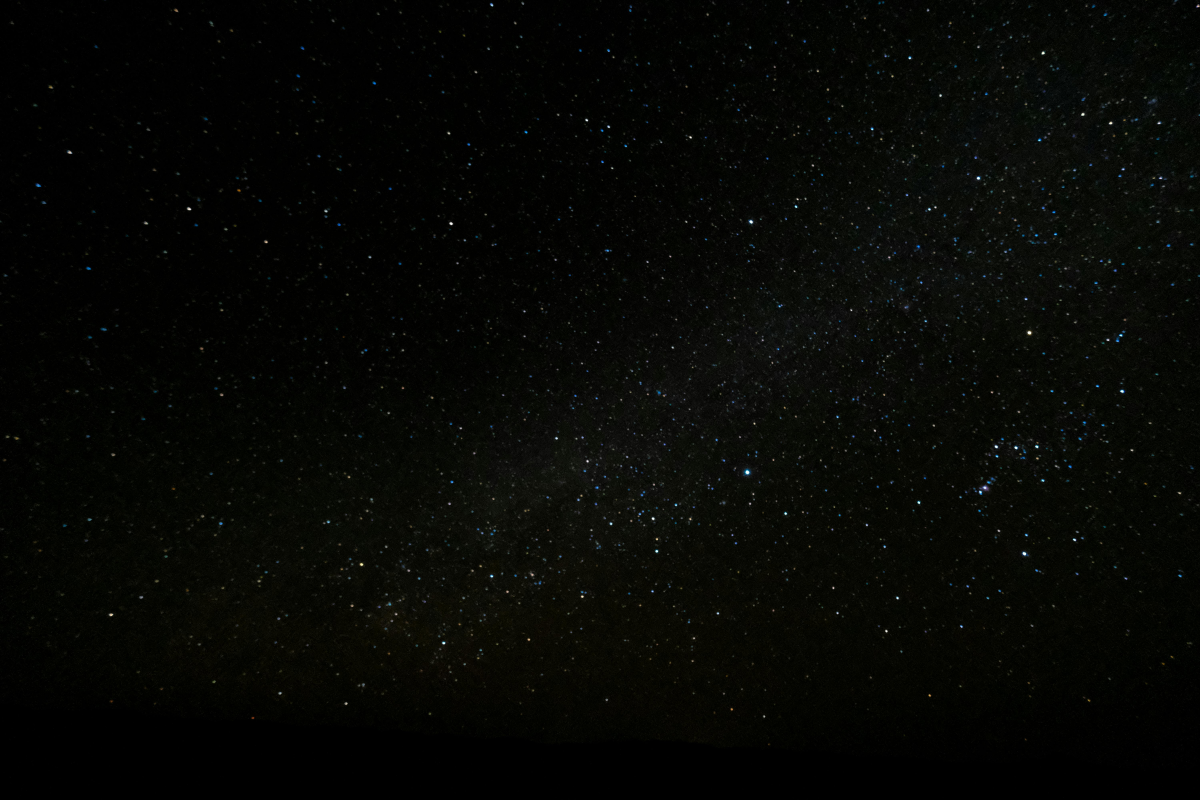
#> input picture Python/pexels-francesco-ungaro-998641.jpg, 6000 x 4000 px (shown at 1/5 size)
$ python main.py
#> lines starting #> are read from the running program, lines starting #| are printed output that depends on the picture
### Python/body_problem.py
# %%
import numpy as np

#This might be a boy problem
def body_problem(vector, C):
    F = np.zeros(24)
    F[0:11] = vector[12:23]  # Velocity components
    num_planet = int(np.sqrt(len(C)))

    for n in range(num_planet):
        r_vec = vector[3*n:3*(n+1)]  # Slice vector for 3D position
        r = np.linalg.norm(r_vec)  # Calculate the distance
        F[12+3*n:15+3*n] =  (-np.sum(C[4*n:4*(n+1)]) / np.abs((r**3))) * r_vec # Correctly update F with acceleration components
    return F

# [6 lines of commented-out code are left out]

def calculating_C(M):
    C = []
    AU = 149597870700
    TU = 86400
    G = 6.67430e-11

    for reference_planet in range(1,len(M)):
        for planet in range(len(M)):
            if reference_planet == planet:
                continue
            else:
                C.append(((G * M[planet]) * (TU ** 2) / (((M[reference_planet] / M[planet]) + 1) ** 2)) / (AU ** 3))
    return C

# [4 lines of commented-out code are left out]

import numpy as np

# [22 lines left out: function r_values, not called in this run]

# [5 lines of commented-out code are left out]

### Python/initial_value_solver.py
# %%

from planet import Planet, place_planet
from planet_acceleration import calc_force

from body_problem import body_problem
import numpy as np

# [6 lines left out: function EulersMethod, not called in this run]

def RungeKutta4_v1(vec0, h, N, C):
    # Use fourth order Runge-Kutta to solve two-body problem with initial state vector vec0
    # Time step = h.
    # Number of steps taken = N.
#> called with vec0 = array of shape (24,), h = 0.5, N = 2000
    Storage = np.zeros((len(vec0), N))  # assign storage for N time steps of data
    v = vec0  # initial conditions
    Storage[:, 0] = v  # store initial time/position in Storage

    for count in range(1, N):
        tv = v  # set temporary variable, tv
        k1 = h * body_problem(tv, C)

        tv = v + (0.5 * k1)  # update tv
        k2 = h * body_problem(tv, C)

        tv = v + (0.5 * k2)  # update tv
        k3 = h * body_problem(tv, C)

        tv = v + k3  # update tv
        k4 = h * body_problem(tv, C)

        v = v + ((1/6) * (k1 + 2*k2 + 2*k3 + k4))  # update v
        Storage[:, count] = v  # store new position

    return Storage

def ABM_4(initial4, h, N, C):
        # Initialize storage array
#> called with initial4 = array of shape (24, 4), h = 100, N = 2000
    Storage = np.zeros((24, N + 4))

    # Assign initial data
    Storage[:, :4] = initial4

    # Initialize state vectors v1, v2, v3, v4
    v1 = initial4[:, 0]
    v2 = initial4[:, 1]
    v3 = initial4[:, 2]
    v4 = initial4[:, 3]

    # Main loop for predictor-corrector method
    for count in range(4, N + 4):
        # Predictor step
        f1 = body_problem(v1, C)
        f2 = body_problem(v2, C)
        f3 = body_problem(v3, C)
        f4 = body_problem(v4, C)
        w = v4 + h * (((55 / 24) * f4) - ((59 / 24) * f3) + ((37 / 24) * f2) - ((9 / 24) * f1))

        # Corrector step
        f5 = body_problem(w, C)
        z = v4 + h * (((9 / 24) * f5) + ((19 / 24) * f4) - ((5 / 24) * f3) + ((1 / 24) * f2))

        # Update state vectors
        v1 = v2
        v2 = v3
        v3 = v4
        v4 = z

        # Store new position
        Storage[:, count] = v4

    return Storage

### Python/animation.py
import numpy as np
import matplotlib.pyplot as plt
import cv2
from planet import place_planet
from io import BytesIO

def animate(storage, planets):

    frame_size = (1920, 1080)  # Width and height of the video
    # Read background image
    background_image = cv2.imread('pexels-francesco-ungaro-998641.jpg')
#> background_image is the input picture: shape (4000, 6000, 3); mean B, G, R 4.1, 7, 6

    # Create a figure and axis for the plot
    fig = plt.figure(figsize=[19.2, 10.8])
    ax = fig.add_subplot(111, projection='3d')

    # OpenCV VideoWriter
    fourcc = cv2.VideoWriter_fourcc(*'mp4v')  # Codec
    fps = 60  # Frames per second

    out = cv2.VideoWriter('SolarSystemFixed.mp4', fourcc, fps, frame_size)
    num_frames = storage.shape[1]

    # [7 lines of commented-out code are left out]

    sun = planets[0]
    #Initial Value Problem
    for j, planet in enumerate(planets):
       if planet == sun:
           continue
       for i in range(0, num_frames):
            planet.path.append(storage[0+3*(j-1):3+3*(j-1), i])

    # Loop to create frames
    for N in range(num_frames):
        ax.clear()
        for planet in planets:
            if planet == sun:
                continue
                # planet.position = planet.position + (planet.velocity * sun_values.reshape((-1,1)))
            planet.position = planet.path[N]

        max_orbit = max(np.linalg.norm(planet.position) for planet in planets)
        # max_orbit = 30

        ax.axis('off')
        ax.set_box_aspect([1,1,1])
        ax.set_xlim(-max_orbit, max_orbit)
        ax.set_ylim(-max_orbit, max_orbit)
        ax.set_zlim(-max_orbit, max_orbit)
        ax.set_facecolor((1, 1, 1, 0))  # Set axis background to be completely transparent

        for planet in planets:
            place_planet(planet.radius, planet.texture, ax, planet.position, 60)
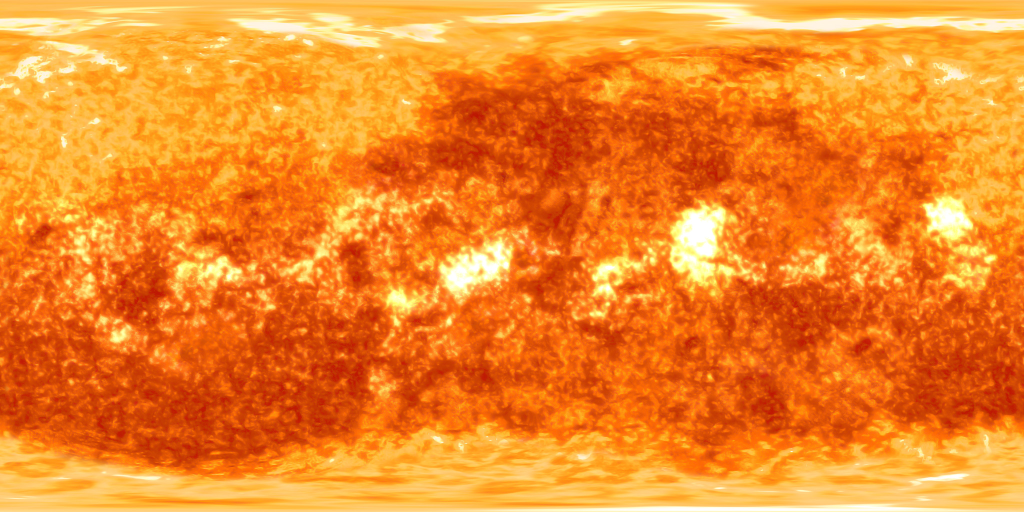
#> input picture Python/textures/Sun_2k.png, 2048 x 1024 px (shown at 1/2 size)
#> in place_planet, img is the input picture: shape (1024, 2048, 3) float32; mean R, G, B 0.95, 0.533, 0.158
#> in place_planet, `img = img[np.ix_(theta_inds, phi_inds)]`:
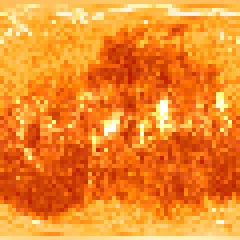
#> img: shape (60, 60, 3) float32 (shown 4 times larger); mean R, G, B 0.948, 0.539, 0.163
#> in place_planet, `x = R * np.sin(theta) * np.cos(phi)`:
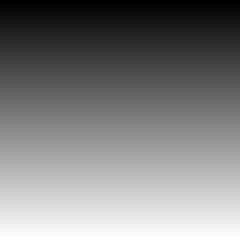
#> phi: shape (60, 60) float64 (shown 4 times larger); min 0, max 6.28, mean 3.14; drawn with min black and max white
#> in place_planet, `x = R * np.sin(theta) * np.cos(phi)`:
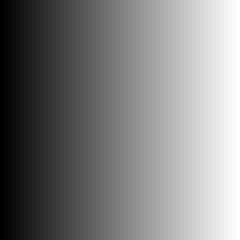
#> theta: shape (60, 60) float64 (shown 4 times larger); min 0, max 3.14, mean 1.57; drawn with min black and max white
            if planet == sun:
                continue
            path = np.array(planet.path)
            transpose = np.transpose(path[:N])
            ax.plot(*transpose)

        # # Update the camera view angle
        # current_azim = initial_azim + N * azim_step
        # current_elev = initial_elev + N * elev_step
        # ax.view_init(elev=current_elev, azim=current_azim)

        # Save the plot as a PNG with a transparent background
        fig.savefig('temp_frameFixed.png', transparent=True)
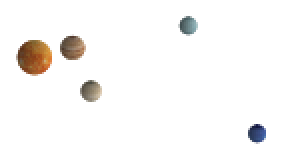
#> figure drawn by matplotlib, 1 panel

        frame_with_transparency = cv2.imread('temp_frameFixed.png', cv2.IMREAD_UNCHANGED)
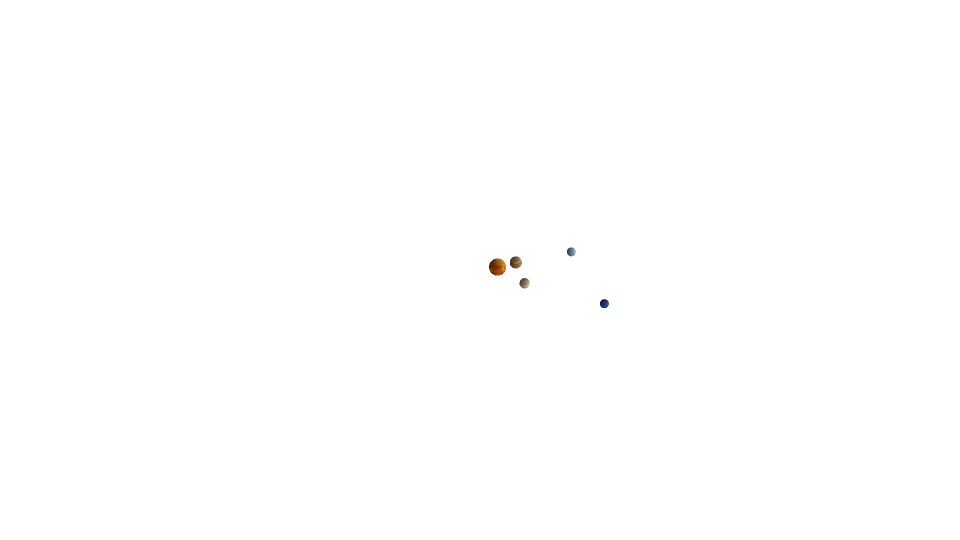
#> frame_with_transparency: shape (1080, 1920, 4) (shown at 1/2 size); mean B, G, R, A 254.8, 254.8, 254.9, 0.2
        frame_with_transparency = cv2.resize(frame_with_transparency, frame_size)

        resized_background = cv2.resize(background_image, frame_size)

        # Split the image into BGR and Alpha channels
        bgr = frame_with_transparency[:, :, :3]
        alpha = frame_with_transparency[:, :, 3]

        # Create an alpha mask
        alpha_mask = alpha / 255.0
        alpha_inv = 1.0 - alpha_mask

        # Blend the background with the BGR image using the alpha mask
        for c in range(0, 3):
            resized_background[:, :, c] = (alpha_mask * bgr[:, :, c] +
                                           alpha_inv * resized_background[:, :, c])
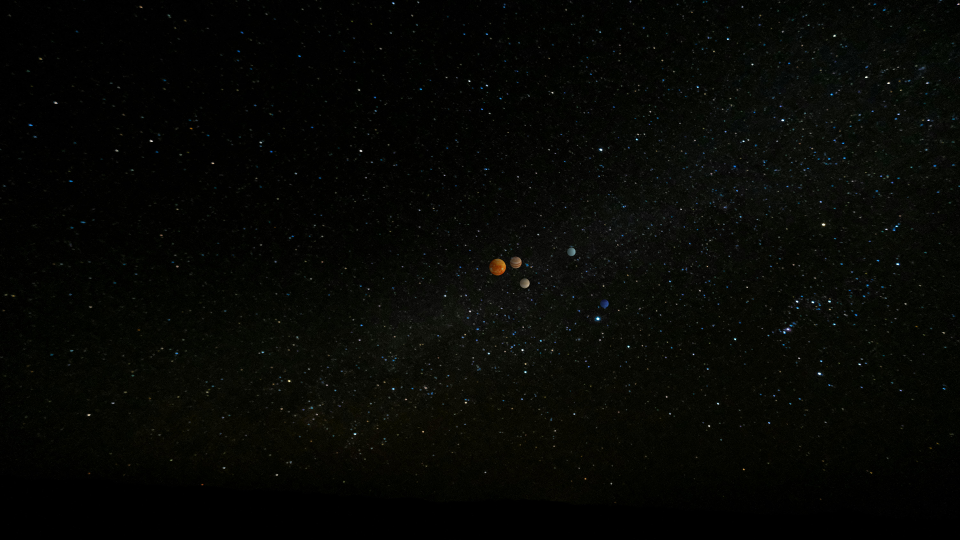
#> resized_background: shape (1080, 1920, 3) (shown at 1/2 size); mean B, G, R 4.1, 7, 6

        # Write the frame to the video
        out.write(resized_background)

    # Release the video writer
    out.release()

    plt.close(fig)

    print("Video has been written successfully.")

### Python/planet.py
# %%
import numpy as np
import os
import matplotlib.pyplot as plt

# Class that represent planets
class Planet:
    # Contructs the planet based on what has been initial given
    def __init__(self, name, mass, position, velocity, radius, texture):
        self.name = name
        self.mass = mass
        self.position = np.array(position)
        self.velocity = np.array(velocity)
        self.path = []
        self.texture = texture
        self.radius = radius

#Plotting planet onto a 3D surface
#This function takes in 5 arguments
#   -R = radius of the planet in question
#   -image = texture image of the planet in question
#   -plot =
#   -position = The position of the coneter of the planet which has been initialised to zero
#   -count = Number of points to sample (QUESTION: is this two cylces of neptune??)
def place_planet(R, image, plot, position=[0,0,0], count=180):
    img = plt.imread(image) #Reading the

    # define a grid matching the map size, subsample along with pixels
    # These are grids covering the spherical coordinate space.
    theta = np.linspace(0, np.pi, img.shape[0])
    phi = np.linspace(0, 2*np.pi, img.shape[1])

    theta_inds = np.linspace(0, img.shape[0] - 1, count).round().astype(int)
    phi_inds = np.linspace(0, img.shape[1] - 1, count).round().astype(int)
    theta = theta[theta_inds]
    phi = phi[phi_inds]
    img = img[np.ix_(theta_inds, phi_inds)]

    theta,phi = np.meshgrid(theta, phi)

    # sphere
    x = R * np.sin(theta) * np.cos(phi)
    y = R * np.sin(theta) * np.sin(phi)
    z = R * np.cos(theta)

    x += position[0]
    y += position[1]
    z += position[2]

    # create 3d Axes
#> (the run stopped early here; a loop or call above may not have finished)
